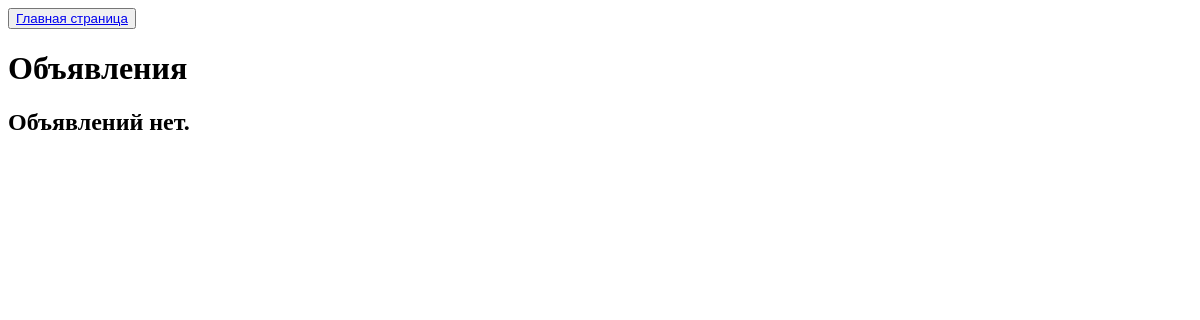
Before: /advertisements/ with the older database file.
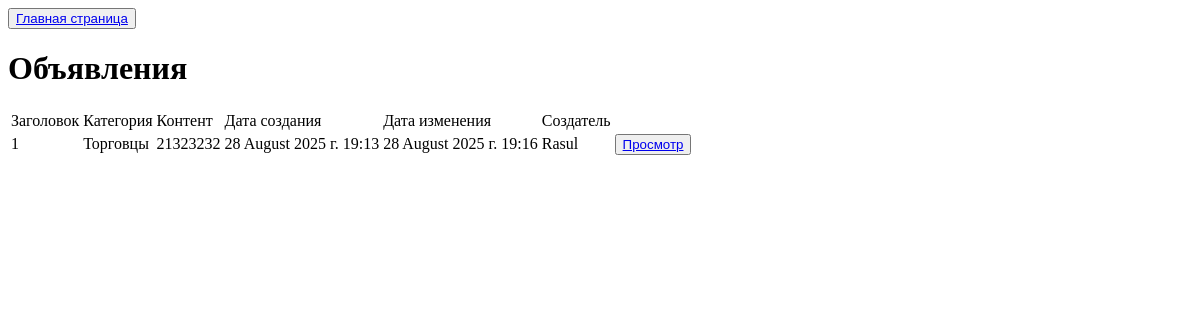
After: the same page with the newer database file.
### key_app/models.py (models this page shows, shortened)
class Advertisement(models.Model):
    title = models.CharField(max_length=255)
    category = models.ForeignKey(Category, on_delete=models.CASCADE)
    content = RichTextField()
    create_datetime = models.DateTimeField(auto_now_add=True)
    last_change_datetime = models.DateTimeField(auto_now=True)
    user = models.ForeignKey(User, on_delete=models.CASCADE)

class Category(models.Model):
    name = models.CharField(max_length=255, unique=True)

### key_app/views.py (the view)
# urls.py: path('advertisements/', AdvertisementsListView.as_view()),
class AdvertisementsListView(View):
    def get(self, request, *args, **kwargs):
        context = {
            'advertisements': Advertisement.objects.all().order_by('-create_datetime')
        }
        return render(request, 'advertisements.html', context)

### templates/advertisements.html (shortened to what this page needs)
<!DOCTYPE html>
<html lang="en">
<head>
</head>
<body>
    <button><a href="http://127.0.0.1:8000/">Главная страница</a></button>
    <h1>Объявления</h1>
    {% if advertisements %}
    <table>
        <tr>
            <td>Заголовок</td>
            <td>Категория</td>
            <td>Контент</td>
            <td>Дата создания</td>
            <td>Дата изменения</td>
            <td>Создатель</td>
        </tr>
        {% for advertisement in advertisements %}
        <tr>
            <td>{{ advertisement.title }}</td>
            <td>{{ advertisement.category.name }}</td>
            <td>{{ advertisement.content|truncatewords:20|safe }}</td>
            <td>{{ advertisement.create_datetime }}</td>
            <td>{{ advertisement.last_change_datetime }}</td>
            <td>{{ advertisement.user.username }}</td>
            <td><button><a href="http://127.0.0.1:8000/advertisements/{{ advertisement.pk }}/">Просмотр</a></button></td>
        </tr>
        {% endfor %}
    </table>
    {% else %}
    <h2>Объявлений нет.</h2>
    {% endif %}
</body>
</html>

Changed rows visible on the page:
added Advertisement: title "1", category.name "Торговцы", content "21323232", create_datetime "28 August 2025 г. 19:13", last_change_datetime "28 August 2025 г. 19:16", user.username "Rasul"
Other visible differences:
text no longer shown: "Объявлений нет."
text now shown: "Заголовок Категория Контент Дата создания Дата изменения Создатель"
